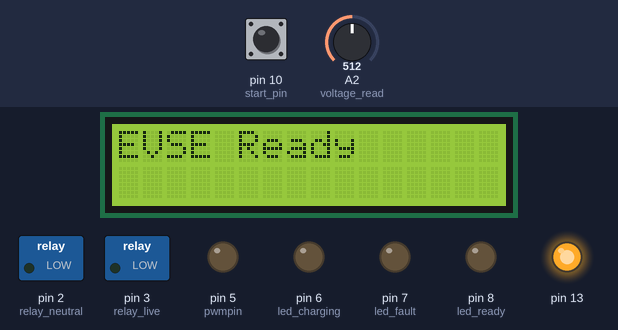
Simulated run of this sketch. Board: Arduino Uno, built with avr-gcc and run on an emulated ATmega328P. On the bench: 16×2 character LCD, switched loads named in the sketch (green lamp = pin HIGH), output pins drawn as LEDs (lit = HIGH). Inputs (shaded band) come from the test bench; at power-on: pin 10 (start_pin) LOW, A2 (voltage_read) = 512. What the sketch prints to the serial monitor is not drawn.

Above: at 3.2 s.
3.3 s: pin 10 (start_pin) pulled HIGH for 0.15 s
At 3.7 s:
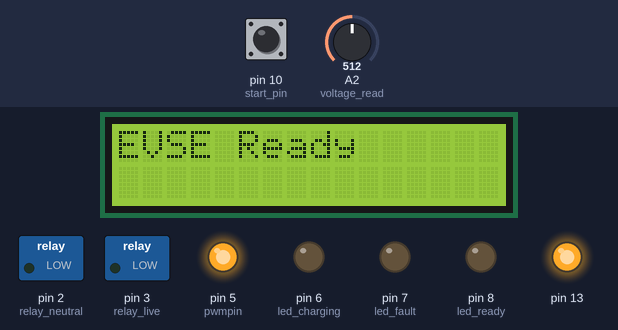
4.9 s: A2 (voltage_read) set to 689
6.9 s: A2 (voltage_read) set to 710
At 8.0 s:
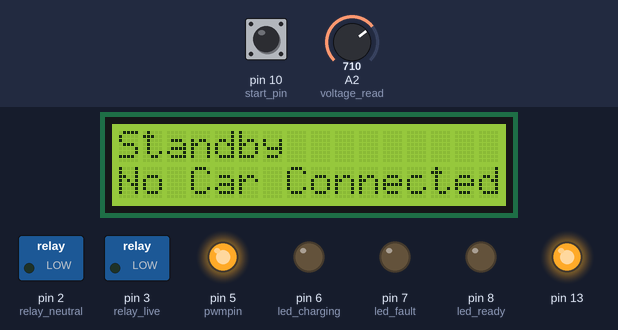
9.9 s: A2 (voltage_read) set to 587
12.9 s: A2 (voltage_read) set to 569
At 14.1 s:
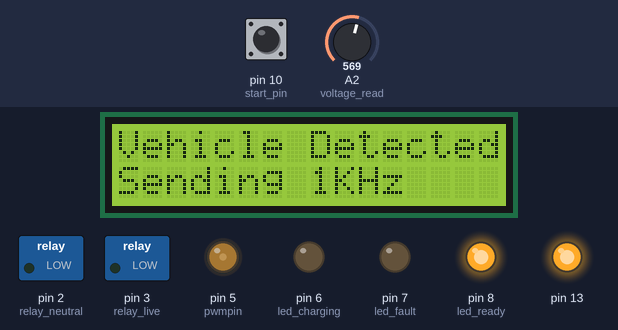
Timing chart, 0 to 15.6 s (numbered marks = the images above; inputs shaded):
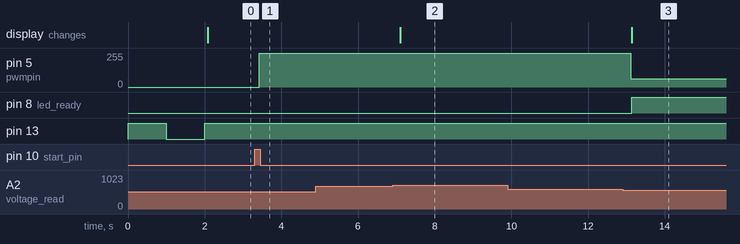

Measured:
- the behaviour switches between 700 and 701 on A2 (voltage_read) (found by bisection; images 1 and 2)
- the behaviour switches between 580 and 579 on A2 (voltage_read) (found by bisection; images 2 and 3)
- after the input at 3.3 s, pin 5 (pwmpin): 0/255 → 255/255 after 0.13 s
- after the input at 4.9 s, every drawn part: stays the same
- after the input at 6.9 s, the display: changes after 0.20 s (image 2)
- after the input at 9.9 s, every drawn part: stays the same
- after the input at 12.9 s, pin 5 (pwmpin): 255/255 → 63/255 after 0.22 s; pin 8 (led_ready): LOW → HIGH after 0.25 s; the display: changes after 0.25 s (image 3)

The sketch:

EVC_2.ino
```cpp
#include <EmonLib.h>

#include <Wire.h>
//#include <PWM.h>
#include <LiquidCrystal_I2C.h>
LiquidCrystal_I2C lcd(0x27, 16, 2);


bool      volt6_flag = false;
bool      volt9_flag = false;
bool      volt12_flag = false;
uint8_t count = 0;

#define start_pin 10
#define stop_pin 9            //interupt

bool start_flag = false; // MAKE IT FALSE FOR DEVELOPMENT

#define led_ready 8
#define led_charging 6
#define led_fault 7

//#define pwm_1k 5
int pwmpin = 5;
int pwmvalue = 63;

int32_t frequency = 1000;//hz
#define duty_cycle 63  //   (10% 25.5)||(16% 40.8)||(25% 63.75)||(30% 76.5)||(40% 102)||(50% 127.5)||(100% 255) ,if above 800us or 80% duty cycle rule changes
#define voltage_read A2

#define relay_live 3
#define relay_neutral 2
#define current_ip_pin A3
EnergyMonitor emon1;


void start_detect()                          //Switch ON button
{

  if (start_flag == false)
  {
    if (   digitalRead(start_pin) == HIGH)
    {
      _delay_ms(50);
      if (  digitalRead(start_pin) == HIGH)
      {
        start_flag = true;
        analogWrite(pwmpin, 255);
        //pwmWrite(pwm_1k, 255);
        //digitalWrite(pwm_1k, HIGH);
      }
    }
  }
}


void setup() {
  Serial.begin(9600);
  pinMode(13, OUTPUT);
  digitalWrite(13, HIGH);
  Serial.println("LED HIGH");
  delay(1000);
  digitalWrite(13, LOW);
  Serial.println("LED LOW");
  TCCR0B = TCCR0B & B11111000 | B00000011;  //external 16MHz
  //pinMode(pwm_1k, OUTPUT);
  pinMode(pwmpin, OUTPUT);

  delay(1000);
  digitalWrite(13, HIGH);
  Serial.println("LED HIGH");


  pinMode(start_pin , INPUT);
  pinMode(voltage_read, INPUT);
  //attachInterrupt(digitalPinToInterrupt(stop_pin), stop_now, CHANGE);
  //  pinMode(stop_pin ,INPUT);
  pinMode(led_ready , OUTPUT);
  pinMode(led_charging , OUTPUT);
  pinMode(led_fault , OUTPUT);
  pinMode(relay_live, OUTPUT);
  pinMode(relay_neutral, OUTPUT);


  digitalWrite(relay_live, LOW);
  digitalWrite(relay_neutral, LOW);


  emon1.current(current_ip_pin, 60.1);
  //InitTimersSafe();
  //SetPinFrequencySafe( pwm_1k , frequency);
  //  pwmWrite(pwm_1k, 0);
  //  bool success = SetPinFrequencySafe( pwm_1k , frequency);//if the pin frequency was set successfully, turn pin 13 on
  //  if(success) {

  //analogWrite(pwm_1k, 255);//same as analog write,starts the square wave.12v signal will come from opamp.,,keep 255
  //  Serial.println("255");
  //
  //  delay(10000);
  //  analogWrite(pwm_1k, 63);//same as analog write,starts the square wave.12v signal will come from opamp.,,keep 255
  //  Serial.println("63");
  //
  //  delay(10000);
  //  analogWrite(pwm_1k, 128);//same as analog write,starts the square wave.12v signal will come from opamp.,,keep 255
  //  Serial.println("128");
  //
  //  delay(10000);
  //  analogWrite(pwm_1k, 255 ); //same as analog write,starts the square wave.12v signal will come from opamp.,,keep 255
  //  Serial.println("255");

  Serial.println("yyyyyyyyyyyyyyy");
  Wire.begin();
  Wire.beginTransmission(0x27);
  int   err = Wire.endTransmission();
  Serial.println(err);
  if (err == 0)
  {
    Serial.println("gg");
    lcd.init();
    lcd.backlight();
    lcd.clear();
    lcd.setCursor(0, 0);
    lcd.print("EVSE Ready");
    //rtcf = 1;
  }
  else
  {
    Serial.println(F("LCDfault "));
    //rtcf = 1;
  }
}

void loop()
{

  if (start_flag == true)
  {
    int voltage;
    unsigned long voltotal = 0;

    for (int i = 0; i < 1000; i++) {
      voltage = analogRead(voltage_read);
      //Serial.println(voltage);
      voltotal = voltotal + voltage;


    }
    int voltavg = voltotal / 1000;
    Serial.print("VOLTAGE TOTAL : ");
    Serial.println(voltotal);
    Serial.print("VOLTAGE AVERAGE : ");
    Serial.println(voltavg);
    voltage = voltavg;

    if (voltage > 50) {

      Serial.print(volt12_flag); Serial.print(volt9_flag); Serial.println(volt6_flag);

      if ((700 < voltage) && (voltage < 900)) //12v
      {
        digitalWrite(relay_live, LOW);
        digitalWrite(relay_neutral, LOW);
        Serial.println("on standby i.e no car connected ");
        lcd.clear();
        lcd.setCursor(0, 0);
        lcd.print("Standby");
        lcd.setCursor(0, 1);
        lcd.print("No Car Connected");
        volt12_flag = true;
        volt9_flag = false;
        volt6_flag = false;
      }
      else if ((400 < voltage) && (voltage < 580))//9v
      {
        if (volt12_flag == true)          //check if it was 12V first
        {
          digitalWrite(relay_live, LOW);
          digitalWrite(relay_neutral, LOW);
          Serial.println("vehicle detected ..sending 1khz signal ");
          analogWrite(pwmpin, pwmvalue);
          lcd.clear();
          lcd.setCursor(0, 0);
          lcd.print("Vehicle Detected");
          lcd.setCursor(0, 1);
          lcd.print("Sending 1KHz");
          Serial.println(voltage);
          // analogWrite(pwm_1k, duty_cycle);//same as analog write,starts the square wave.
          //tone(pwm_1k, 1000);
          //pwmWrite(pwm_1k, duty_cycle);//same as analog write,starts the square wave.
          digitalWrite(led_ready, HIGH);
          digitalWrite(led_fault, LOW);
          digitalWrite(led_charging, LOW);
          delay(5000);
          volt9_flag = true;
          volt12_flag = false;
          volt6_flag = false;

        }
        else                    //wasnt 12V first directly 9V
        {
          Serial.println("Charge interrupted ");
          //stop_now();                            //HE UNCOMMENT KARAYCHA NA

        }
      }
      //    else if (voltage == 0)
      //    {
      //
      //      count = count + 1;
      //      if (count > 20)
      //      {
      //        Serial.println("fault triggered");
      //        pwmWrite(pwm_1k, 0);
      //        _delay_ms(5);
      //        digitalWrite(relay_live, LOW);
      //        digitalWrite(relay_neutral, LOW);
      //        digitalWrite(led_charging, LOW);
      //        digitalWrite(led_ready, LOW);
      //        digitalWrite(led_fault, HIGH);
      //
      //        start_flag = false;
      //        volt9_flag = false;
      //
      //
      //      }
      //    }
      else if ((120 < voltage) && (voltage < 170))//6v
      {
        Serial.println("charging");


        if (volt9_flag == true)              //check if it was 9V first
        { delay(5000);
          Serial.print("69");
          //start charging
          Serial.println("CHARGING STARTED");
          lcd.clear();
          lcd.setCursor(0, 0);
          lcd.print("Vehicle Charging");
          digitalWrite(relay_live, HIGH);
          digitalWrite(relay_neutral, HIGH);
          digitalWrite(led_charging, HIGH);
          digitalWrite(led_ready, LOW);
          digitalWrite(led_fault, LOW);
          volt9_flag = false;
          volt6_flag = true;


        }

      }
      /*
        else if ((136 < voltage) && (voltage < 272))//3v
        {
        digitalWrite(relay_live, LOW);
        digitalWrite(relay_neutral, LOW);
        digitalWrite(led_ready, LOW);
        digitalWrite(led_charging, LOW);
        digitalWrite(led_fault, LOW);
        //      start_flag = false;
        Serial.println("open surrounding needed X overheat ");
        volt6_flag = false;
        volt9_flag = false;
        volt12_flag = false;
        }
      */
      else
      {
        Serial.println("No if conditions");
        //                    digitalWrite(relay_live,LOW);
        //                    digitalWrite(relay_neutral,LOW);
        //                    digitalWrite(led_charging,LOW);
        //                    digitalWrite(led_ready,LOW);
        //                    digitalWrite(led_fault,HIGH);
        //                    start_flag=false;
      }

    }                //>100 else ?
  }

  else                  //switch still OFF
  {
    Serial.println("Everything OFF");
    start_detect();
  }
  delay(100);


}

void stop_now()
{
  //havent consider the arcs;we can send stop pwm first and then shut relay
  //  pwmWrite(pwm_1k, 0);
  _delay_ms(5);
  start_flag = false;
  digitalWrite(relay_live, LOW);
  digitalWrite(relay_neutral, LOW);
  digitalWrite(led_charging, LOW);
  digitalWrite(led_ready, HIGH);
  digitalWrite(led_fault, LOW);
  volt6_flag = false;
  volt9_flag = false;
  volt12_flag = false;
}
```
